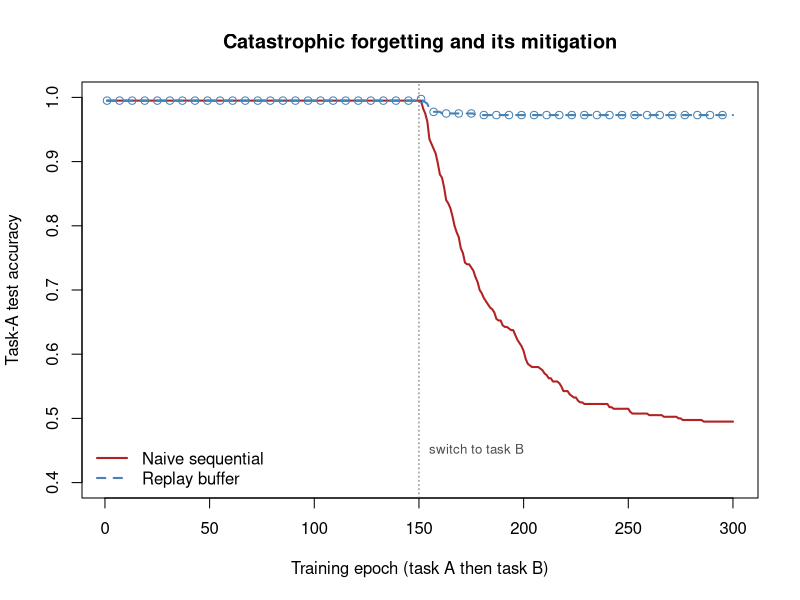

R code for this plot:
## ---- chunk 1
fam <- data.frame(
  Family = c("Regularization (e.g. EWC, SI)",
             "Rehearsal / replay",
             "Parameter isolation"),
  `What it does` = c(
    "Penalize moving parameters important to old tasks",
    "Keep a small buffer of old examples and mix them in",
    "Dedicate separate parameters (or masks) per task"),
  `Stores raw data?` = c("No", "Yes (small buffer)", "No"),
  `Extra cost grows with` = c(
    "Parameters (one importance weight each)",
    "Buffer size",
    "Number of tasks (capacity)"),
  check.names = FALSE,
  stringsAsFactors = FALSE
)
knitr::kable(
  fam,
  caption = "Three families of continual-learning methods compared by mechanism, whether they store raw past data, and what resource their cost scales with."
)
## ---- chunk 2
set.seed(1)

# Generate a binary task from two Gaussian blobs with given class means.
make_task <- function(n, mu_pos, mu_neg, sd = 1.2) {
  n_pos <- n %/% 2
  n_neg <- n - n_pos
  Xpos <- cbind(rnorm(n_pos, mu_pos[1], sd), rnorm(n_pos, mu_pos[2], sd))
  Xneg <- cbind(rnorm(n_neg, mu_neg[1], sd), rnorm(n_neg, mu_neg[2], sd))
  X <- rbind(Xpos, Xneg)
  y <- c(rep(1L, n_pos), rep(0L, n_neg))   # 1 = positive class, 0 = negative
  idx <- sample(nrow(X))
  list(X = X[idx, , drop = FALSE], y = y[idx])
}

# Task A is separable along x1; task B is separable along x2.
taskA <- make_task(400, mu_pos = c( 3,  0), mu_neg = c(-3,  0))
taskB <- make_task(400, mu_pos = c( 0,  3), mu_neg = c( 0, -3))

# Held-out test sets for each task (used to track accuracy over time).
testA <- make_task(400, mu_pos = c( 3,  0), mu_neg = c(-3,  0))
testB <- make_task(400, mu_pos = c( 0,  3), mu_neg = c( 0, -3))

str(taskA)
## ---- chunk 3
sigmoid <- function(z) 1 / (1 + exp(-z))

# Predicted probability of the positive class.
predict_prob <- function(par, X) {
  z <- as.vector(X %*% par$w + par$b)
  sigmoid(z)
}

accuracy <- function(par, task) {
  p <- predict_prob(par, task$X)
  mean((p > 0.5) == (task$y == 1L))
}

# One gradient-descent step of logistic regression on a batch (X, y),
# with L2 weight decay (wd). Returns updated parameters.
gd_step <- function(par, X, y, lr, wd = 0.04) {
  p <- predict_prob(par, X)          # n-vector of predicted probabilities
  err <- p - y                       # gradient of cross-entropy wrt logit
  grad_w <- as.vector(t(X) %*% err) / length(y) + wd * par$w
  grad_b <- mean(err)
  par$w <- par$w - lr * grad_w
  par$b <- par$b - lr * grad_b
  par
}

init_par <- function() list(w = c(0, 0), b = 0)
## ---- chunk 4
epochs_per_task <- 150
lr <- 0.4

# Phase 1: train on task A, logging task-A test accuracy each epoch.
par <- init_par()
accA_naive <- numeric(0)
for (e in seq_len(epochs_per_task)) {
  par <- gd_step(par, taskA$X, taskA$y, lr)
  accA_naive <- c(accA_naive, accuracy(par, testA))
}
accA_after_taskA <- tail(accA_naive, 1)

# Phase 2: switch to task B (no replay), still logging task-A accuracy.
for (e in seq_len(epochs_per_task)) {
  par <- gd_step(par, taskB$X, taskB$y, lr)
  accA_naive <- c(accA_naive, accuracy(par, testA))
}
accA_after_taskB_naive <- tail(accA_naive, 1)

cat(sprintf("Naive: task-A acc after learning A = %.2f\n", accA_after_taskA))
cat(sprintf("Naive: task-A acc after learning B = %.2f\n", accA_after_taskB_naive))
## ---- chunk 5
buffer_size <- 40

# Reservoir-style: a random subset of task A serves as the buffer.
buf_idx <- sample(nrow(taskA$X), buffer_size)
buffer <- list(X = taskA$X[buf_idx, , drop = FALSE], y = taskA$y[buf_idx])

# Balanced replay: repeat the buffer so its influence matches the new task.
reps <- nrow(taskB$X) %/% buffer_size
rep_idx <- rep(seq_len(buffer_size), reps)
buf_X <- buffer$X[rep_idx, , drop = FALSE]
buf_y <- buffer$y[rep_idx]

# Retrain from scratch on task A, then learn B WITH replay.
par <- init_par()
for (e in seq_len(epochs_per_task)) {
  par <- gd_step(par, taskA$X, taskA$y, lr)
}
accA_replay <- rep(accuracy(par, testA), epochs_per_task)  # phase-1 history

for (e in seq_len(epochs_per_task)) {
  # Mix the current task-B batch with the replayed task-A buffer.
  Xmix <- rbind(taskB$X, buf_X)
  ymix <- c(taskB$y, buf_y)
  par <- gd_step(par, Xmix, ymix, lr)
  accA_replay <- c(accA_replay, accuracy(par, testA))
}
accA_after_taskB_replay <- tail(accA_replay, 1)

cat(sprintf("Replay: task-A acc after learning B = %.2f\n", accA_after_taskB_replay))
## ---- chunk 6
res <- data.frame(
  Method = c("Naive sequential", "Replay buffer (40 pts)"),
  `Task A acc after A` = round(c(accA_after_taskA, accA_after_taskA), 2),
  `Task A acc after B` = round(c(accA_after_taskB_naive, accA_after_taskB_replay), 2),
  check.names = FALSE
)
res$`Forgetting (drop)` <- round(res$`Task A acc after A` - res$`Task A acc after B`, 2)
knitr::kable(
  res,
  caption = "Task-A test accuracy before and after learning task B. Naive sequential training forgets task A; a 40-point replay buffer retains it."
)
## ---- chunk 7
epochs <- seq_along(accA_naive)
switch_at <- epochs_per_task

plot(epochs, accA_naive, type = "l", lwd = 2, col = "firebrick",
     ylim = c(0.4, 1), xlab = "Training epoch (task A then task B)",
     ylab = "Task-A test accuracy",
     main = "Catastrophic forgetting and its mitigation")
lines(epochs, accA_replay, lwd = 2, col = "steelblue", lty = 2)
points(epochs[seq(1, length(epochs), by = 6)],
       accA_replay[seq(1, length(epochs), by = 6)],
       col = "steelblue", pch = 1)
abline(v = switch_at, lty = 3, col = "grey40")
text(switch_at, 0.45, "switch to task B", pos = 4, cex = 0.8, col = "grey30")
legend("bottomleft",
       legend = c("Naive sequential", "Replay buffer"),
       col = c("firebrick", "steelblue"), lwd = 2, lty = c(1, 2), bty = "n")
